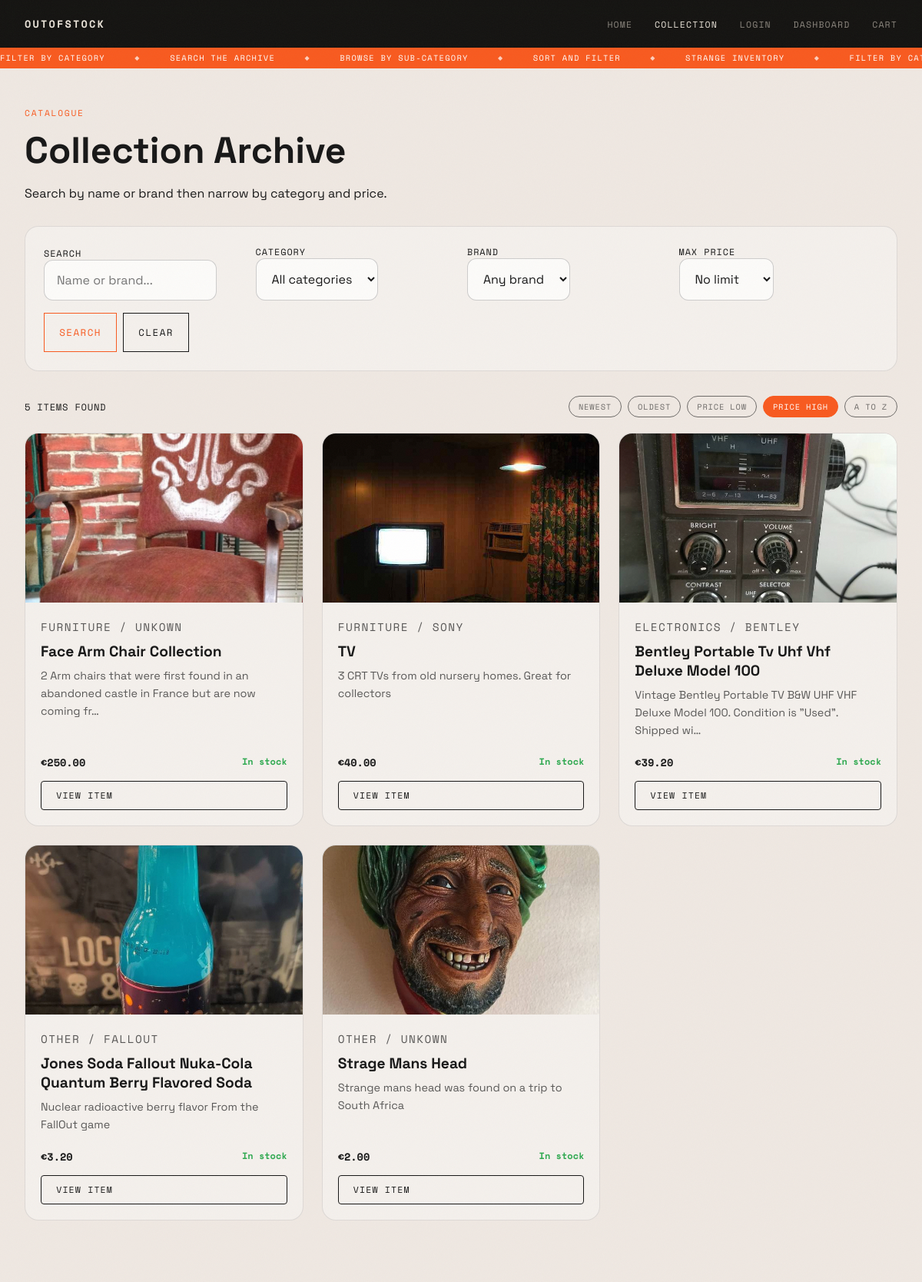
The page /products/?q=&category=&subcategory=&brand=&max_price=&sort=price_desc on the database its author committed.
### store/models.py (models this page shows, shortened)
class Product(models.Model):
    owner       = models.ForeignKey(User, on_delete=models.CASCADE, related_name='products', null=True, blank=True)
    category    = models.ForeignKey(Category, on_delete=models.CASCADE)
    name        = models.CharField(max_length=150)
    brand       = models.CharField(max_length=100, blank=True)
    description = models.TextField()
    price       = models.DecimalField(max_digits=8, decimal_places=2)
    image       = models.ImageField(upload_to='products/', blank=True, null=True)
    stock       = models.PositiveIntegerField(default=0)

class Category(models.Model):
    name        = models.CharField(max_length=100)
    description = models.TextField(blank=True)
    parent      = models.ForeignKey(
        'self',
        on_delete=models.SET_NULL,
        null=True,
        blank=True,
        related_name='subcategories'
    )
    class Meta:
        verbose_name_plural = 'Categories'

### store/views.py (the view)
# urls.py: path('products/',                           views.products,             name='products'),
def products(request):
    items = Product.objects.all()
    top_categories = Category.objects.filter(parent=None)
    categories = Category.objects.all()
    query = request.GET.get('q', '')
    category_id = request.GET.get('category', '')
    subcategory_id = request.GET.get('subcategory', '')
    max_price = request.GET.get('max_price', '')
    brand_filter = request.GET.get('brand', '')
    sort_by = request.GET.get('sort', 'newest')
    if query:
        items = items.filter(Q(name__icontains=query) | Q(brand__icontains=query))
    if subcategory_id:
        items = items.filter(category__id=subcategory_id)
    elif category_id:
        items = items.filter(Q(category__id=category_id) | Q(category__parent__id=category_id))
    if max_price:
        try:
            items = items.filter(price__lte=float(max_price))
        except:
            pass
    if brand_filter:
        items = items.filter(brand__icontains=brand_filter)
    if sort_by == 'price_asc':
        items = items.order_by('price')
    elif sort_by == 'price_desc':
        items = items.order_by('-price')
    elif sort_by == 'oldest':
        items = items.order_by('id')
    elif sort_by == 'az':
        items = items.order_by('name')
    else:
        items = items.order_by('-id')
    all_brands = Product.objects.exclude(brand='').values_list('brand', flat=True).distinct()
    subcategories = []
    if category_id:
        subcategories = list(Category.objects.filter(parent__id=category_id).values('id', 'name'))
    return render(request, 'store/products.html', {
        'products': items,
        'top_categories': top_categories,
        'categories': categories,
        'subcategories': subcategories,
        'all_brands': all_brands,
        'query': query,
        'selected_cat': category_id,
        'selected_subcat': subcategory_id,
        'selected_price': max_price,
        'selected_brand': brand_filter,
        'sort_by': sort_by,
        'result_count': items.count(),
    })

### store/templates/store/products.html (shortened to what this page needs)
{% load static %}
<!DOCTYPE html>
<html lang="en">
<head>
  <link rel="stylesheet" href="{% static 'store/css/shared.css' %}">
  <link rel="stylesheet" href="{% static 'store/css/collection.css' %}">
</head>
<body class="theme-light inner-page-body">
  <div class="noise"></div>
  <header class="site-header">
    <a href="{% url 'home' %}" class="logo">OUTOFSTOCK</a>
    <nav class="main-nav">
      <a href="{% url 'home' %}">Home</a>
      <a href="{% url 'products' %}" class="active-link">Collection</a>
      {% if user.is_authenticated %}<a href="{% url 'logout' %}">Logout</a>{% else %}<a href="{% url 'login' %}">Login</a>{% endif %}
      <a href="{% url 'dashboard' %}">Dashboard</a>
      <a href="{% url 'cart' %}">Cart</a>
    </nav>
  </header>
  <div class="ticker-wrap">
    <div class="ticker-track">
      <span>FILTER BY CATEGORY</span><span class="dot-sep">&#9670;</span>
      <span>SEARCH THE ARCHIVE</span><span class="dot-sep">&#9670;</span>
      <span>BROWSE BY SUB-CATEGORY</span><span class="dot-sep">&#9670;</span>
      <span>SORT AND FILTER</span><span class="dot-sep">&#9670;</span>
      <span>STRANGE INVENTORY</span><span class="dot-sep">&#9670;</span>
    </div>
  </div>
  <main class="inner-page">
    <section class="page-hero compact-hero">
      <div>
        <p class="section-label">CATALOGUE</p>
        <h1>Collection Archive</h1>
        <p class="page-intro">Search by name or brand then narrow by category and price.</p>
      </div>
    </section>
    <section class="filter-panel">
      <form class="filter-grid" method="GET" action="{% url 'products' %}" id="filter-form">
        <div class="filter-field">
          <label for="search">Search</label>
          <input id="search" name="q" type="text" placeholder="Name or brand..." value="{{ query }}" data-search />
        </div>
        <div class="filter-field">
          <label for="category-select">Category</label>
          <select id="category-select" name="category">
            <option value="">All categories</option>
          </select>
        </div>
        <div class="filter-field">
          <label for="brand">Brand</label>
          <select id="brand" name="brand">
            <option value="">Any brand</option>
          </select>
        </div>
        <div class="filter-field">
          <label for="price">Max price</label>
          <select id="price" name="max_price">
            <option value="">No limit</option>
          </select>
        </div>
        <div class="filter-buttons" style="grid-column: 1 / -1;">
          <button type="submit" class="action-btn">Search</button>
          <a href="{% url 'products' %}" class="ghost-btn">Clear</a>
        </div>
      </form>
    </section>
    <section class="catalog-grid-section">
      <div class="catalog-top-bar">
        <p>{{ result_count }} item{{ result_count|pluralize }} found</p>
        <div class="sort-options">
          <a href="?q={{ query }}&category={{ selected_cat }}&subcategory={{ selected_subcat }}&brand={{ selected_brand }}&max_price={{ selected_price }}&sort=newest"    class="sort-pill {% if sort_by == 'newest'     %}is-active{% endif %}">Newest</a>
          <a href="?q={{ query }}&category={{ selected_cat }}&subcategory={{ selected_subcat }}&brand={{ selected_brand }}&max_price={{ selected_price }}&sort=oldest"    class="sort-pill {% if sort_by == 'oldest'     %}is-active{% endif %}">Oldest</a>
          <a href="?q={{ query }}&category={{ selected_cat }}&subcategory={{ selected_subcat }}&brand={{ selected_brand }}&max_price={{ selected_price }}&sort=price_asc" class="sort-pill {% if sort_by == 'price_asc'  %}is-active{% endif %}">Price low</a>
          <a href="?q={{ query }}&category={{ selected_cat }}&subcategory={{ selected_subcat }}&brand={{ selected_brand }}&max_price={{ selected_price }}&sort=price_desc" class="sort-pill {% if sort_by == 'price_desc' %}is-active{% endif %}">Price high</a>
          <a href="?q={{ query }}&category={{ selected_cat }}&subcategory={{ selected_subcat }}&brand={{ selected_brand }}&max_price={{ selected_price }}&sort=az"        class="sort-pill {% if sort_by == 'az'         %}is-active{% endif %}">A to Z</a>
        </div>
      </div>
      <div class="catalog-grid">
        {% for product in products %}
        <article class="catalog-card">
          <a href="{% url 'product_detail' product.id %}" class="catalog-image{% if product.stock == 0 %} is-sold-out{% endif %}">
            {% if product.image %}
              <img src="{{ product.image.url }}" alt="{{ product.name }}" />
            {% else %}
              <span>{{ product.name }}</span>
            {% endif %}
          </a>
          <div class="catalog-copy">
            <p class="catalog-meta">
              {% if product.category.parent %}{{ product.category.parent.name }} &rsaquo; {% endif %}{{ product.category.name }}{% if product.brand %} / {{ product.brand }}{% endif %}
            </p>
            <h3><a href="{% url 'product_detail' product.id %}">{{ product.name }}</a></h3>
            <p>{{ product.description|truncatechars:90 }}</p>
            <div class="catalog-row">
              <span>&#8364;{{ product.price }}</span>
              {% if product.stock > 0 %}<span class="stock-in">In stock</span>{% else %}<span class="stock-out">SOLD OUT</span>{% endif %}
            </div>
            <a href="{% url 'product_detail' product.id %}" class="catalog-view-btn">View Item</a>
          </div>
        </article>
        {% empty %}
          <p class="empty-message">Nothing matches your search. <a href="{% url 'products' %}">Clear filters</a></p>
        {% endfor %}
      </div>
    </section>
  </main>
</body>
</html>

### store/static/store/css/collection.css (style rules this page uses)
.filter-panel { padding: 1.5rem; border-radius: 18px; margin-bottom: 2rem; }
.filter-grid { display: grid; grid-template-columns: repeat(4, 1fr); gap: 1rem; align-items: end; }
.catalog-top-bar { display: flex; justify-content: space-between; align-items: center; gap: 1rem; margin-bottom: 1.25rem; font-family: var(--font-mono); font-size: 0.76rem; letter-spacing: 0.06em; text-transform: uppercase; color: var(--page-text); }
.sort-options { display: flex; gap: 0.5rem; flex-wrap: wrap; }
.sort-pill { font-family: var(--font-mono); font-size: 0.65rem; letter-spacing: 0.08em; text-transform: uppercase; padding: 0.3rem 0.75rem; border: 1px solid var(--btn-border); border-radius: 999px; color: var(--btn-text); cursor: pointer; text-decoration: none; transition: all 0.15s ease; opacity: 0.6; }
.sort-pill.is-active { background: var(--orange); border-color: var(--orange); color: #fff; opacity: 1; }
.catalog-grid { display: grid; grid-template-columns: repeat(3, 1fr); gap: 1.5rem; }
.catalog-card { border-radius: 18px; overflow: hidden; display: flex; flex-direction: column; }
.catalog-image { display: block; height: 220px; position: relative; background: var(--card-bg); overflow: hidden; }
.catalog-image img { position: absolute; inset: 0; width: 100%; height: 100%; object-fit: cover; display: block; transition: transform 0.3s ease; }
.catalog-copy { padding: 1.25rem; flex: 1; display: flex; flex-direction: column; }
.catalog-meta { font-family: var(--font-mono); font-size: 0.78rem; letter-spacing: 0.1em; text-transform: uppercase; margin-bottom: 0.7rem; color: var(--orange); }
.catalog-copy h3 { margin-bottom: 0.5rem; font-size: 1.2rem; color: var(--page-text); }
.catalog-copy h3 a { color: inherit; }
.catalog-copy > p { font-size: 0.9rem; line-height: 1.6; color: var(--page-text); opacity: 0.7; margin-bottom: 0.5rem; }
.catalog-row { display: flex; justify-content: space-between; gap: 1rem; margin-top: auto; padding-top: 0.75rem; font-family: var(--font-mono); font-size: 0.85rem; font-weight: 700; color: var(--page-text); }
.catalog-view-btn { display: inline-block; margin-top: 0.85rem; font-family: var(--font-mono); font-size: 0.72rem; letter-spacing: 0.1em; text-transform: uppercase; padding: 0.6rem 1.2rem; border: 1px solid var(--btn-border); color: var(--btn-text); background: none; transition: all 0.2s ease; cursor: pointer; border-radius: 4px; }
.stock-in { color: var(--green); font-size: 0.75rem; }

### rows shown on the page
Product: image (picture), category.name "FURNITURE", brand "UNKOWN", name "Face Arm Chair Collection", description "2 Arm chairs that were first found in an abandoned castle in France but are now coming fr…", price "250.00", stock "In stock"
Product: image (picture), category.name "FURNITURE", brand "SONY", name "TV", description "3 CRT TVs from old nursery homes. Great for collectors", price "40.00", stock "In stock"
Product: image (picture), category.name "ELECTRONICS", brand "BENTLEY", name "Bentley Portable Tv Uhf Vhf Deluxe Model 100", description "Vintage Bentley Portable TV B&W UHF VHF Deluxe Model 100. Condition is \"Used\". Shipped wi…", price "39.20", stock "In stock"
Product: image (picture), category.name "OTHER", brand "FALLOUT", name "Jones Soda Fallout Nuka-Cola Quantum Berry Flavored Soda", description "Nuclear radioactive berry flavor From the FallOut game", price "3.20", stock "In stock"
Product: image (picture), category.name "OTHER", brand "UNKOWN", name "Strage Mans Head", description "Strange mans head was found on a trip to South Africa", price "2.00", stock "In stock"

### other values the page prints
{{ result_count }} "5"
